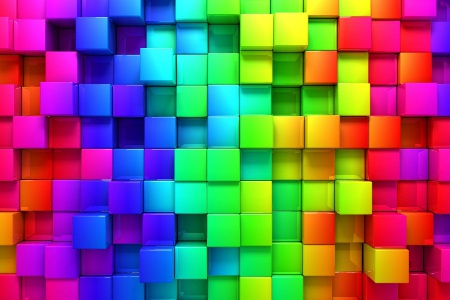
#> input picture Computer Assignment 1/data/colors.jpg, 450 x 300 px, found by its file name
$ python color-conversion.py
#> lines starting #> are read from the running program, lines starting #| are printed output that depends on the picture; after the words box and inside, x2 and y2 are one past the last pixel; in counts of white or black regions, pixels touching at a corner belong together
import cv2
import numpy as np
from matplotlib import pyplot as plt


colorsBGR = cv2.imread('colors.jpg', cv2.IMREAD_COLOR)
#> colorsBGR is the input picture: shape (300, 450, 3); mean B, G, R 105.7, 100.6, 122.8
colorsHSV = cv2.cvtColor(colorsBGR, cv2.COLOR_BGR2HSV)
#> colorsHSV: shape (300, 450, 3); mean H, S, V 92.9, 237, 207.2

blueRange = np.array([[110, 50, 50], [130, 255, 255]])
blueMask = cv2.inRange(colorsHSV, blueRange[0], blueRange[1])
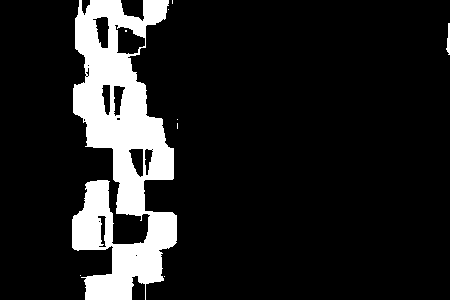
#> blueMask: shape (300, 450); 13% white; 9 white regions (7 under 20 px), largest, box (x1, y1, x2, y2) and area: (72, 0, 177, 300) 17500, (446, 23, 450, 55) 79
colorsBlueMask = cv2.bitwise_and(colorsBGR, colorsBGR, mask=blueMask)
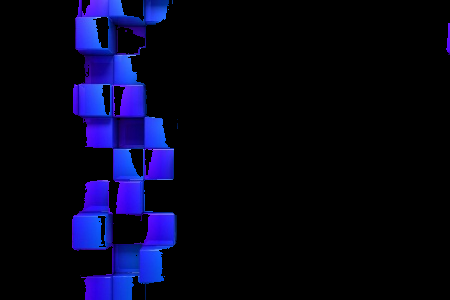
#> colorsBlueMask: shape (300, 450, 3); mean B, G, R 27.5, 5.1, 5.1
cv2.imwrite('blueMask.jpg', blueMask)
cv2.imwrite('colorsBlueMask.jpg', colorsBlueMask)

ax1 = plt.subplot(1, 3, 1)
ax1.get_xaxis().set_visible(False)
ax1.get_yaxis().set_visible(False)
ax1.set_title('(a) Original Image')
ax1.imshow(colorsBGR)

ax2 = plt.subplot(1, 3, 2)
ax2.get_xaxis().set_visible(False)
ax2.get_yaxis().set_visible(False)
ax2.set_title('(b) Mask Image')
ax2.imshow(blueMask, cmap='gray')

ax3 = plt.subplot(1, 3, 3)
ax3.get_xaxis().set_visible(False)
ax3.get_yaxis().set_visible(False)
ax3.set_title('(c) Segmented Image')
ax3.imshow(cv2.cvtColor(colorsBlueMask, cv2.COLOR_BGR2RGB))

plt.show()
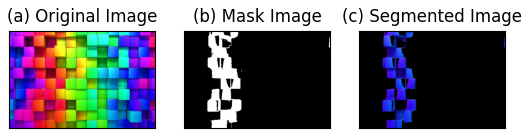
#> figure drawn by matplotlib, 3 panels; B, G, R data is drawn as R, G, B

'''
To find the threshold value of any color,
1. Convert color to HSV format
2. Lower Threshold = [H-10, 100, 100]
3. Upper Threshold = [H+10, 100, 100]

Source: http://opencv-python-tutroals.readthedocs.io/en/latest/py_tutorials/py_imgproc/py_colorspaces/py_colorspaces.html#how-to-find-hsv-values-to-track
'''
